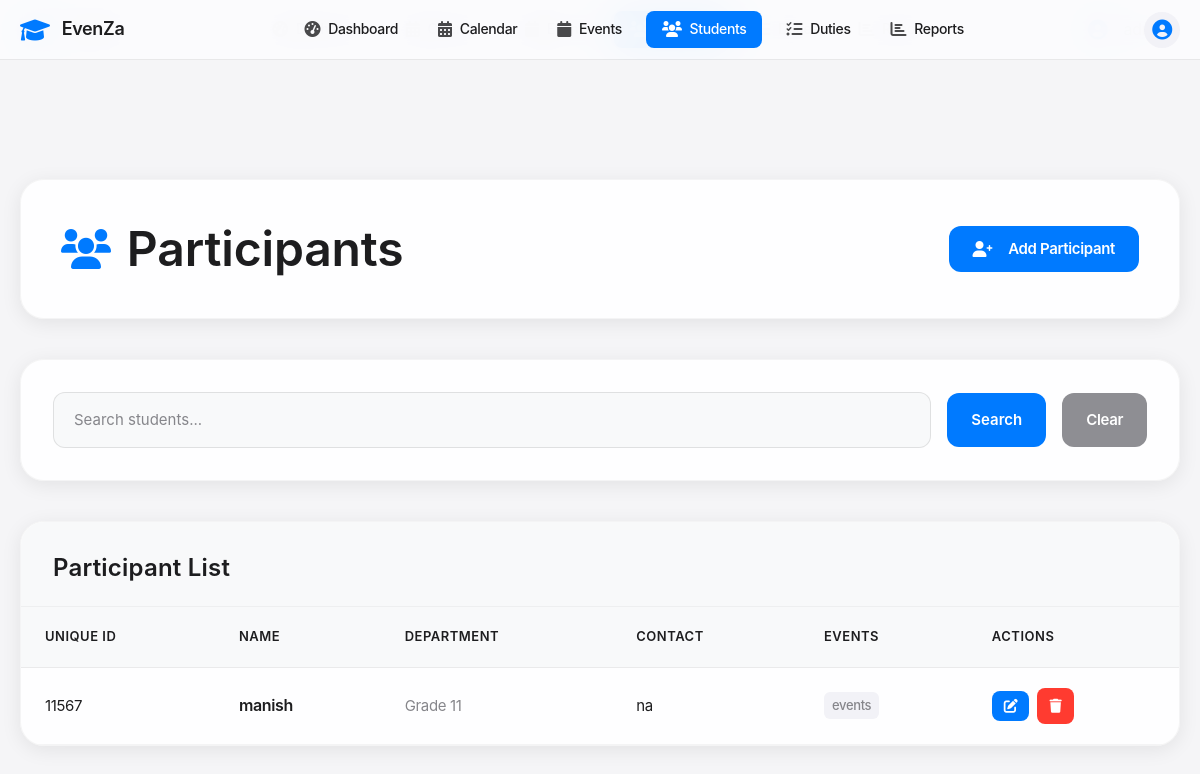
Page /participants (signed in) on the earlier database version.
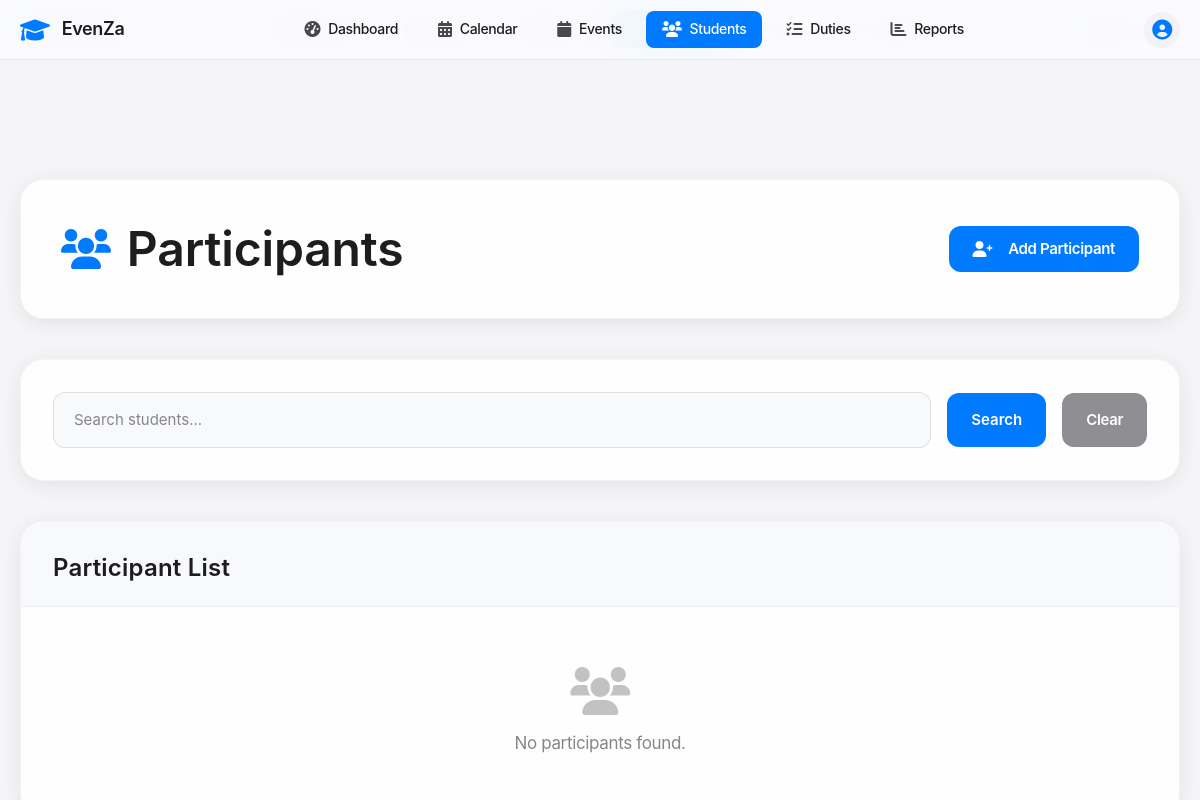
Same page on the later database version.
### tables this page shows
CREATE TABLE participants (
            id INTEGER PRIMARY KEY AUTOINCREMENT,
            unique_id TEXT UNIQUE NOT NULL,
            name TEXT NOT NULL,
            type TEXT NOT NULL CHECK (type IN ('student')),
            class_dept TEXT NOT NULL,
            school TEXT NOT NULL,
            grade TEXT,
            contact TEXT,
            emergency_contact TEXT,
            created_at TIMESTAMP DEFAULT CURRENT_TIMESTAMP
        );

### app.py (the view)
@app.route('/participants')
def participants():
    conn = get_db_connection()
    search = request.args.get('search', '')
    query = 'SELECT * FROM participants WHERE type = "student"'
    params = []
    if search:
        query += ' AND (name LIKE ? OR class_dept LIKE ?)'
        params.extend([f'%{search}%', f'%{search}%'])
    participants = conn.execute(query, params).fetchall()
    conn.close()
    return render_template('participants.html', participants=participants, search=search)

### app.py (called while the page is built)
def get_db_connection():
    conn = sqlite3.connect('events.db')
    conn.row_factory = sqlite3.Row
    return conn

@app.before_request
def require_login():
    allowed_routes = ['login', 'register', 'static', 'index']
    if request.endpoint not in allowed_routes and 'user_id' not in session:
        return redirect(url_for('login'))

### templates/participants.html (shortened to what this page needs)
{% extends "base.html" %}
{% block content %}
</head>
<body>
   <nav class="apple-nav">
        <div class="nav-container">
            <div class="nav-brand">
                <i class="fas fa-graduation-cap"></i>
                <span>EvenZa</span>
            </div>
            <div class="nav-menu">
                <a href="{{ url_for('dashboard') }}" class="nav-link ">
                    <i class="fas fa-tachometer-alt"></i>
                    <span>Dashboard</span>
                </a>
                <a href="{{ url_for('calendar_view') }}" class="nav-link">
                    <i class="fas fa-calendar-alt"></i>
                    <span>Calendar</span>
                </a>
                <a href="{{ url_for('events') }}" class="nav-link">
                    <i class="fas fa-calendar"></i>
                    <span>Events</span>
                </a>
                <a href="{{ url_for('participants') }}" class="nav-link active">
                    <i class="fas fa-users"></i>
                    <span>Students</span>
                </a>
                <a href="{{ url_for('duties') }}" class="nav-link">
                    <i class="fas fa-tasks"></i>
                    <span>Duties</span>
                </a>
                <a href="{{ url_for('reports') }}" class="nav-link ">
                    <i class="fas fa-chart-bar"></i>
                    <span>Reports</span>
                </a>
            </div>
            <div class="nav-user">
                <div class="user-avatar">
                    <i class="fas fa-user-circle"></i>
                </div>
            </div>
        </div>
    <div class="main-content">
        <div class="container">
            <div class="page-header fade-in">
                <h1 class="page-title">
                    <i class="fas fa-users"></i>
                    Participants
                </h1>
                <a href="{{ url_for('add_participant') }}" class="action-btn">
                    <i class="fas fa-user-plus"></i>
                    Add Participant
                </a>
            </div>
            <div class="search-section fade-in">
                <form method="GET" class="search-form">
                    <input type="text"
                           name="search"
                           class="search-input"
                           placeholder="Search students..."
                           value="{{ search }}">
                    <button type="submit" class="search-btn">Search</button>
                    <a href="{{ url_for('participants') }}" class="clear-btn">Clear</a>
                </form>
            </div>
            <div class="participants-card fade-in">
                <div class="card-header">
                    <h2 class="card-title">Participant List</h2>
                </div>
                <div class="card-body">
                    {% if participants %}
                        <div class="table-container">
                            <table class="participants-table">
                                <thead>
                                    <tr>
                                        <th>Unique ID</th>
                                        <th>Name</th>
                                        <th>Department</th>
                                        <th>Contact</th>
                                        <th>Events</th>
                                        <th>Actions</th>
                                    </tr>
                                </thead>
                                <tbody>
                                    {% for participant in participants %}
                                        <tr>
                                            <td>
                                                <div class="participant-unique-id">{{ participant.unique_id }}</div>
                                            </td>
                                            <td>
                                                <div class="participant-name">{{ participant.name }}</div>
                                            </td>
                                            <td>
                                                <div class="participant-department">{{ participant.class_dept }}</div>
                                            </td>
                                            <td>
                                                <div class="participant-contact">{{ participant.contact }}</div>
                                            </td>
                                            <td>
                                                <span class="events-count">{{ participant.events_count }} events</span>
                                            </td>
                                            <td>
                                                <div class="action-group">
                                                    <a href="{{ url_for('edit_participant', id=participant.id) }}"
                                                       class="edit-btn"
                                                       title="Edit Participant">
                                                        <i class="fas fa-edit"></i>
                                                    </a>
                                                    <form method="POST"
                                                          action="{{ url_for('delete_participant', id=participant.id) }}"
                                                          class="delete-form">
                                                        <button type="submit"
                                                                class="delete-btn"
                                                                title="Delete Participant"
                                                                onclick="return confirm('Are you sure you want to delete this participant?')">
                                                            <i class="fas fa-trash"></i>
                                                        </button>
                                                    </form>
                                                </div>
                                            </td>
                                        </tr>
                                    {% endfor %}
                                </tbody>
                            </table>
                        </div>
                    {% else %}
                        <div class="empty-state">
                            <i class="fas fa-users"></i>
                            <p>No participants found.</p>
                        </div>
                    {% endif %}
                </div>
            </div>
        </div>
    </div>
{% endblock %}

### templates/base.html (shortened to what this page needs)
<!DOCTYPE html>
<html lang="en">
<head>
    <link href="https://cdn.jsdelivr.net/npm/bootstrap@5.1.3/dist/css/bootstrap.min.css" rel="stylesheet">
    <link href="https://cdnjs.cloudflare.com/ajax/libs/font-awesome/6.0.0/css/all.min.css" rel="stylesheet">
    <link href="{{ url_for('static', filename='css/style.css') }}" rel="stylesheet">
</head>
<body>
    <nav class="apple-nav">
        <div class="nav-container">
            <div class="nav-brand">
                <span>EvenZa</span>
            </div>
            <div class="nav-menu">
                <a href="{{ url_for('dashboard') }}" class="nav-link {% if request.endpoint == 'dashboard' %}active{% endif %}">
                    <span>Dashboard</span>
                </a>
                <a href="{{ url_for('calendar_view') }}" class="nav-link {% if request.endpoint == 'calendar_view' %}active{% endif %}">
                    <span>Calendar</span>
                </a>
                <a href="{{ url_for('events') }}" class="nav-link {% if request.endpoint == 'events' %}active{% endif %}">
                    <span>Events</span>
                </a>
                <a href="{{ url_for('participants') }}" class="nav-link {% if request.endpoint == 'participants' %}active{% endif %}">
                    <span>Students</span>
                </a>
                <a href="{{ url_for('duties') }}" class="nav-link {% if request.endpoint == 'duties' %}active{% endif %}">
                    <span>Duties</span>
                </a>
                <a href="{{ url_for('reports') }}" class="nav-link {% if request.endpoint == 'reports' %}active{% endif %}">
                    <span>Reports</span>
                </a>
            </div>
            <div class="nav-user">
                {% if session.user_id %}
                    <div class="dropdown">
                        <a class="dropdown-toggle d-flex align-items-center text-decoration-none" href="#" role="button" id="userDropdown" data-bs-toggle="dropdown" aria-expanded="false">
                            <div class="user-avatar">
                            </div>
                            <span class="ms-2 text-dark fw-medium">{{ session.username }}</span>
                        </a>
                    </div>
                {% else %}
                    <div class="d-flex gap-2">
                        <a href="{{ url_for('login') }}" class="btn btn-outline-primary btn-sm">Login</a>
                        <a href="{{ url_for('register') }}" class="btn btn-primary btn-sm">Register</a>
                    </div>
                {% endif %}
            </div>
        </div>
    </nav>
    <div class="container mt-4" style="padding-top: 80px;">
        {% block content %}{% endblock %}
    </div>
</body>
</html>

### static/css/style.css (style rules this page uses)
* { margin: 0; padding: 0; box-sizing: border-box; }
body { font-family: -apple-system, BlinkMacSystemFont, 'Segoe UI', Roboto, Oxygen, Ubuntu, Cantarell, sans-serif; background: #f5f5f7; color: #1d1d1f; line-height: 1.47059; font-weight: 400; letter-spacing: -.022em; }
.container { max-width: 1200px; margin: 0 auto; padding: 0 20px; }
.apple-nav { background: rgba(251, 251, 253, 0.94); backdrop-filter: saturate(180%) blur(20px); -webkit-backdrop-filter: saturate(180%) blur(20px); border-bottom: 1px solid rgba(0, 0, 0, 0.08); position: fixed; top: 0; left: 0; right: 0; z-index: 1000; height: 60px; }
.nav-container { max-width: 1200px; margin: 0 auto; padding: 0 20px; height: 100%; display: flex; align-items: center; justify-content: space-between; }
.nav-brand { display: flex; align-items: center; font-size: 18px; font-weight: 600; color: #1d1d1f; text-decoration: none; }
.nav-brand i { font-size: 24px; color: #007aff; margin-right: 12px; }
.nav-menu { display: flex; align-items: center; gap: 8px; }
.nav-link { display: flex; align-items: center; padding: 8px 16px; border-radius: 8px; text-decoration: none; color: #1d1d1f; font-size: 14px; font-weight: 500; transition: all 0.2s cubic-bezier(0.25, 0.46, 0.45, 0.94); position: relative; }
.nav-link i { font-size: 16px; margin-right: 8px; opacity: 0.8; }
.nav-link.active { background: #007aff; color: white; }
.nav-link.active i { opacity: 1; }
.nav-user { display: flex; align-items: center; }
.user-avatar { width: 36px; height: 36px; border-radius: 50%; background: #f2f2f7; display: flex; align-items: center; justify-content: center; cursor: pointer; transition: all 0.2s ease; }
.user-avatar i { font-size: 20px; color: #007aff; }
.card-header { padding: 32px 32px 24px; border-bottom: 1px solid rgba(0, 0, 0, 0.04); }
.card-title { font-size: 24px; font-weight: 600; color: #1d1d1f; display: flex; align-items: center; letter-spacing: .009em; }
.card-body { padding: 32px; }
.action-btn { background: #007aff; color: white; text-decoration: none; padding: 16px 24px; border-radius: 12px; font-size: 17px; font-weight: 600; text-align: center; transition: all 0.3s cubic-bezier(0.25, 0.46, 0.45, 0.94); border: none; cursor: pointer; position: relative; overflow: hidden; }
.action-btn::before { content: ''; position: absolute; top: 0; left: -100%; width: 100%; height: 100%; background: linear-gradient(90deg, transparent, rgba(255, 255, 255, 0.2), transparent); transition: left 0.6s; }
.action-btn i { margin-right: 8px; }
.empty-state { text-align: center; padding: 60px 20px; color: #86868b; font-size: 17px; }
.empty-state i { font-size: 48px; margin-bottom: 16px; opacity: 0.5; }
.fade-in { opacity: 0; transform: translateY(30px); animation: fadeInUp 0.8s cubic-bezier(0.25, 0.46, 0.45, 0.94) forwards; }
.fade-in:nth-child(1) { animation-delay: 0.1s; }
.fade-in:nth-child(2) { animation-delay: 0.2s; }
.fade-in:nth-child(3) { animation-delay: 0.3s; }

### templates/base.html (style rules this page uses)
* { margin: 0; padding: 0; box-sizing: border-box; }
body { font-family: -apple-system, BlinkMacSystemFont, 'Segoe UI', Roboto, Oxygen, Ubuntu, Cantarell, sans-serif; background: #f5f5f7; color: #1d1d1f; }
.apple-nav { background: rgba(251, 251, 253, 0.94); backdrop-filter: saturate(180%) blur(20px); -webkit-backdrop-filter: saturate(180%) blur(20px); border-bottom: 1px solid rgba(0, 0, 0, 0.08); position: fixed; top: 0; left: 0; right: 0; z-index: 1000; height: 60px; }
.nav-container { max-width: 1200px; margin: 0 auto; padding: 0 20px; height: 100%; display: flex; align-items: center; justify-content: space-between; }
.nav-brand { display: flex; align-items: center; font-size: 18px; font-weight: 600; color: #1d1d1f; text-decoration: none; }
.nav-brand i { font-size: 24px; color: #007aff; margin-right: 12px; }
.nav-menu { display: flex; align-items: center; gap: 8px; }
.nav-link { display: flex; align-items: center; padding: 8px 16px; border-radius: 8px; text-decoration: none; color: #1d1d1f; font-size: 14px; font-weight: 500; transition: all 0.2s; }
.nav-link i { font-size: 16px; margin-right: 8px; opacity: 0.8; }
.nav-link.active { background: #007aff; color: white; }
.nav-user { display: flex; align-items: center; }
.user-avatar { width: 36px; height: 36px; border-radius: 50%; background: #f2f2f7; display: flex; align-items: center; justify-content: center; cursor: pointer; transition: all 0.2s ease; }
.user-avatar i { font-size: 20px; color: #007aff; }
.dropdown-toggle { background: none; border: none; padding: 0; outline: none; }

Differences in the rows shown:
removed participants: unique_id "11567", name "manish", class_dept "Grade 11", contact "na"
Other differences:
text no longer shown: "UNIQUE ID NAME DEPARTMENT CONTACT EVENTS ACTIONS"
text now shown: "No participants found."
